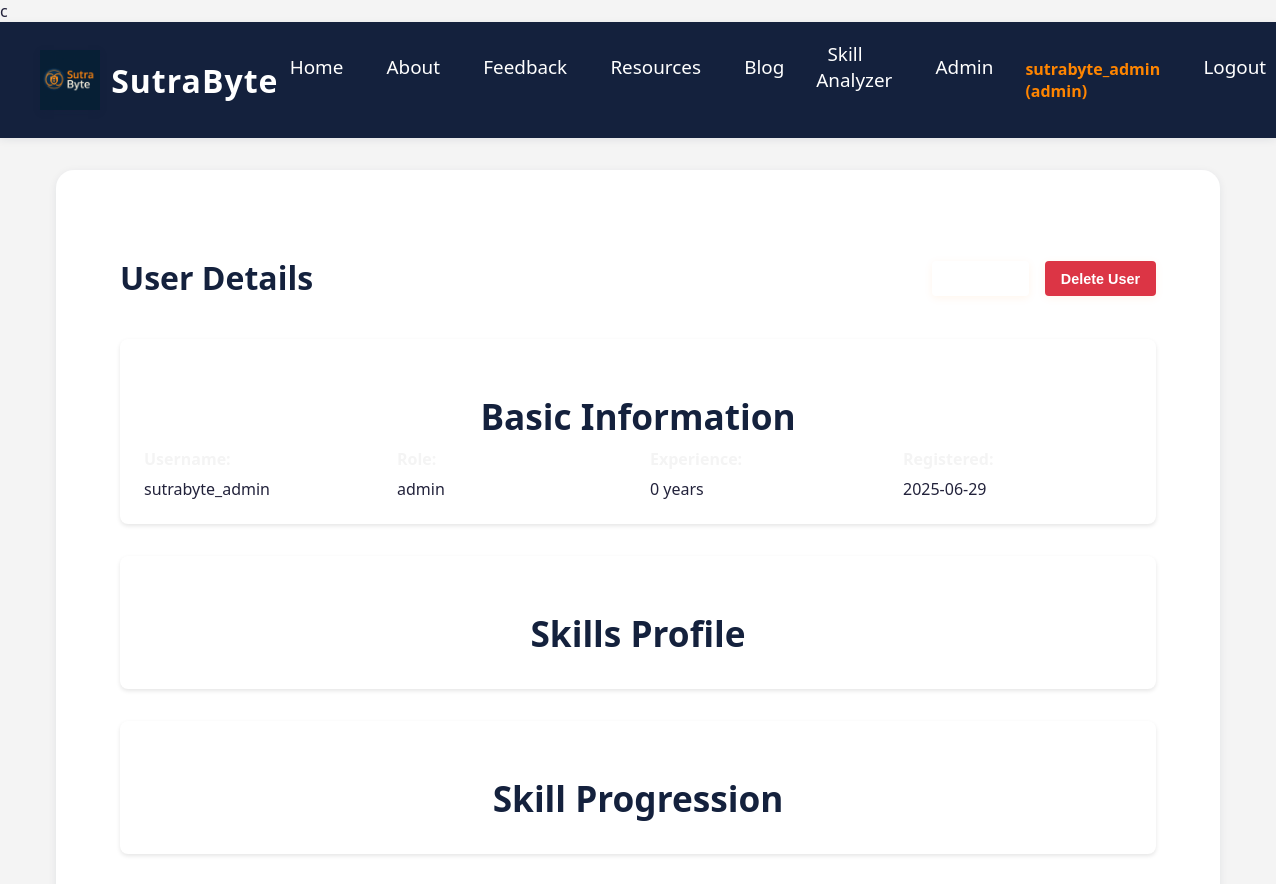
The app's page /admin/users/1 (signed in, upper part), older data.
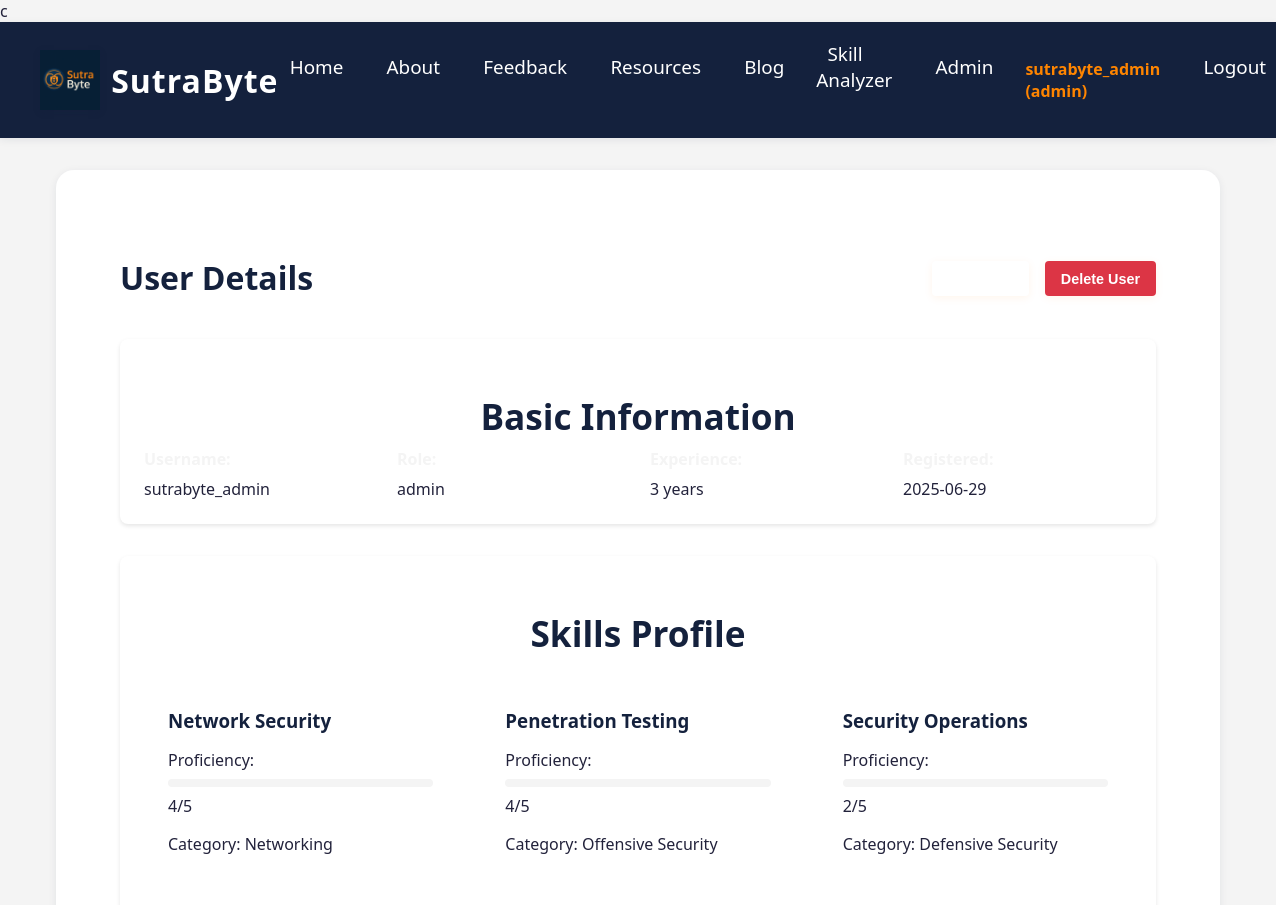
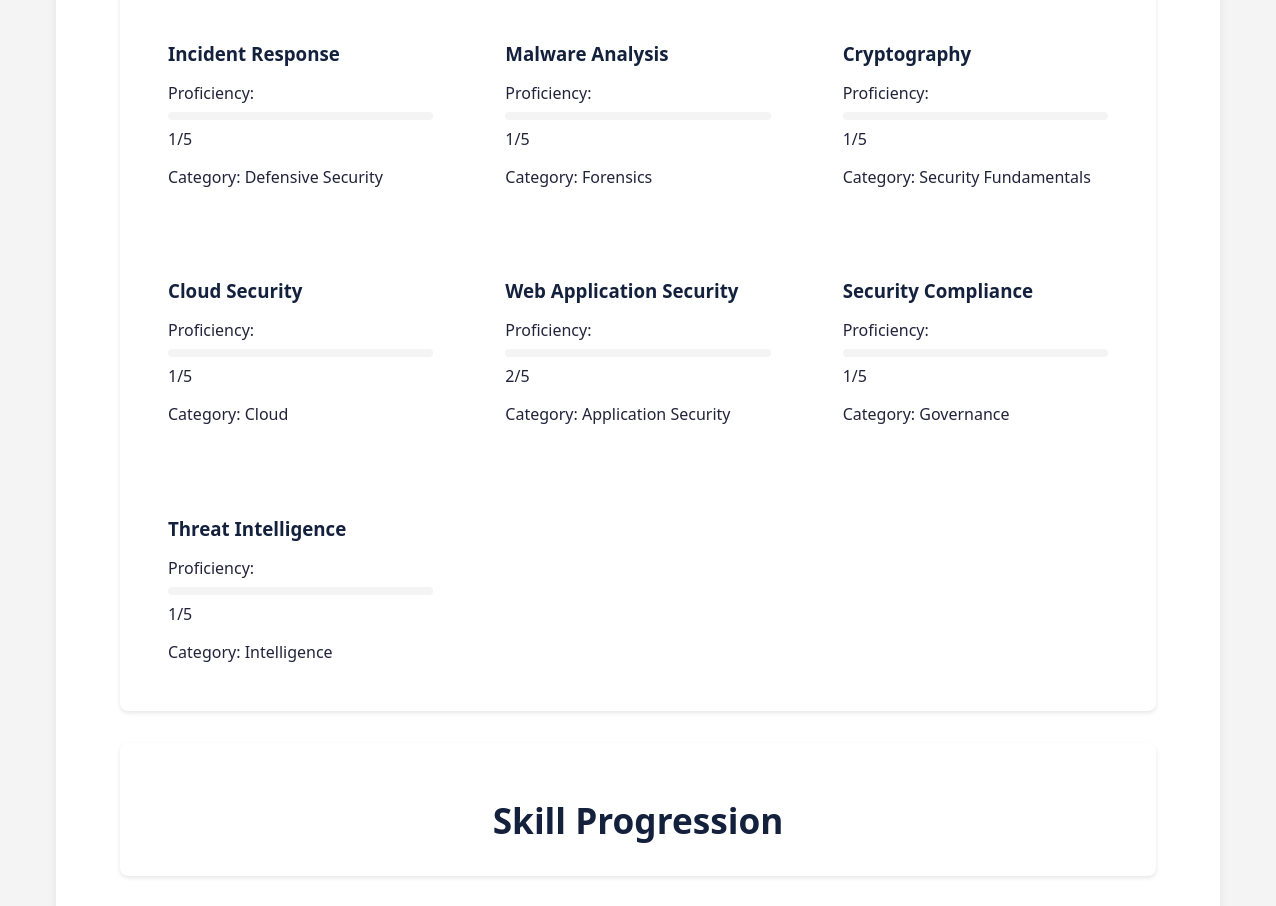
The same page, newer data (2 pictures, top to bottom).
### app.py (models this page shows, shortened)
class User(db.Model, UserMixin):
    id = db.Column(db.Integer, primary_key=True)
    username = db.Column(db.String(80), unique=True, nullable=False)
    email = db.Column(db.String(120), unique=True, nullable=False)
    password_hash = db.Column(db.String(128), nullable=False)
    role = db.Column(db.String(20), nullable=False, default='student')
    registered_on = db.Column(db.DateTime, default=datetime.utcnow)
    skills = db.relationship('UserSkill', backref='user', lazy=True)
    experience = db.Column(db.Integer, default=0)  # Years of experience

class UserSkill(db.Model):
    id = db.Column(db.Integer, primary_key=True)
    user_id = db.Column(db.Integer, db.ForeignKey('user.id'), nullable=False)
    skill_id = db.Column(db.Integer, db.ForeignKey('skill.id'), nullable=False)
    proficiency = db.Column(db.Integer, default=1)  # 1-5 scale
    skill = db.relationship('Skill', backref='users')

class Skill(db.Model):
    id = db.Column(db.Integer, primary_key=True)
    name = db.Column(db.String(50), unique=True, nullable=False)
    category = db.Column(db.String(50), nullable=False)  # e.g., 'Cybersecurity', 'Networking', etc.
    description = db.Column(db.Text)

### app.py (the view)
@app.route('/admin/users/<int:user_id>')
@login_required
def admin_user_details(user_id):
    if current_user.role != 'admin':
        flash('Access denied. Admin privileges required.', 'error')
        return redirect(url_for('index'))
    user = User.query.get_or_404(user_id)
    user_skills = UserSkill.query.filter_by(user_id=user_id).all()
    skill_progressions = SkillProgression.query.filter_by(user_id=user_id).all()
    user_certifications = UserCertification.query.filter_by(user_id=user_id).all()
    return render_template('admin/user_details.html',
                         user=user,
                         user_skills=user_skills,
                         skill_progressions=skill_progressions,
                         user_certifications=user_certifications)

### app.py (called while the page is built)
@login_manager.user_loader
def load_user(user_id):
    return User.query.get(int(user_id))

### templates/admin/user_details.html (shortened to what this page needs)
{% extends "base.html" %}
{% block content %}
<div class="user-details">
    <div class="page-header">
        <h1>User Details</h1>
        <div class="header-actions">
            <a href="{{ url_for('admin_edit_user', user_id=user.id) }}" class="btn btn-edit">Edit User</a>
            <button onclick="deleteUser({{ user.id }})" class="btn btn-delete">Delete User</button>
        </div>
    </div>
    <section class="info-section">
        <h2>Basic Information</h2>
        <div class="info-grid">
            <div class="info-item">
                <label>Username:</label>
                <span>{{ user.username }}</span>
            </div>
            <div class="info-item">
                <label>Role:</label>
                <span>{{ user.role }}</span>
            </div>
            <div class="info-item">
                <label>Experience:</label>
                <span>{{ user.experience }} years</span>
            </div>
            <div class="info-item">
                <label>Registered:</label>
                <span>{{ user.registered_on.strftime('%Y-%m-%d') }}</span>
            </div>
        </div>
    </section>
    <section class="skills-section">
        <h2>Skills Profile</h2>
        <div class="skills-grid">
            {% for user_skill in user_skills %}
            <div class="skill-card">
                <h3>{{ user_skill.skill.name }}</h3>
                <div class="skill-details">
                    <div class="proficiency">
                        <label>Proficiency:</label>
                        <div class="proficiency-bar">
                            <div class="proficiency-level" style="width: {{ user_skill.proficiency * 20 }}%"></div>
                        </div>
                        <span>{{ user_skill.proficiency }}/5</span>
                    </div>
                    <div class="skill-category">
                        <label>Category:</label>
                        <span>{{ user_skill.skill.category }}</span>
                    </div>
                </div>
            </div>
            {% endfor %}
        </div>
    </section>
    <section class="progression-section">
        <h2>Skill Progression</h2>
    </section>
</div>
{% endblock %}

### templates/base.html (shortened to what this page needs)
<!DOCTYPE html>
<html lang="en">
<head>
    <link rel="stylesheet" href="{{ url_for('static', filename='style.css') }}">
    <link rel="stylesheet" href="https://cdnjs.cloudflare.com/ajax/libs/font-awesome/6.4.0/css/all.min.css">
</head>
<body>
    <header>
        <nav class="navbar">
            <a href="/" class="logo">
                <img src="{{ url_for('static', filename='sutra-byte-logo1.png') }}" alt="SutraByte Logo" height="60">
                <span>SutraByte</span>
            </a>
            <ul class="nav-links">
                <li><a href="/">Home</a></li>
                <li><a href="/about">About</a></li>
                <li><a href="/feedback">Feedback</a></li>
                {% if current_user.is_authenticated %}
                    <li><a href="/resources">Resources</a></li>
                    <li><a href="/blog">Blog</a></li>
                    <li><a href="{{ url_for('skill_analyzer') }}">Skill Analyzer</a></li>
                    {% if current_user.role == 'admin' %}
                        <li><a href="/admin">Admin</a></li>
                    {% endif %}
                    <li><span style="color:var(--saffron);font-weight:600;">{{ current_user.username }} ({{ current_user.role }})</span></li>
                    <li><a href="{{ url_for('logout') }}">Logout</a></li>
                {% else %}
                    <li><a href="{{ url_for('login') }}">Login</a></li>
                    <li><a href="{{ url_for('register') }}">Register</a></li>
                {% endif %}
            </ul>
        </nav>
    </header>
    <main>
        {% block content %}{% endblock %}
    </main>
</body>
</html>

Row changes from the older to the newer data that the page shows:
changed User "sutrabyte_admin": experience "0" → "3"
added UserSkill: skill.name "Network Security", proficiency "4", skill.category "Networking"
added UserSkill: skill.name "Penetration Testing", proficiency "4", skill.category "Offensive Security"
added UserSkill: skill.name "Security Operations", proficiency "2", skill.category "Defensive Security"
added UserSkill: skill.name "Incident Response", proficiency "1", skill.category "Defensive Security"
added UserSkill: skill.name "Malware Analysis", proficiency "1", skill.category "Forensics"
added UserSkill: skill.name "Cryptography", proficiency "1", skill.category "Security Fundamentals"
added UserSkill: skill.name "Cloud Security", proficiency "1", skill.category "Cloud"
added UserSkill: skill.name "Web Application Security", proficiency "2", skill.category "Application Security"
added UserSkill: skill.name "Security Compliance", proficiency "1", skill.category "Governance"
added UserSkill: skill.name "Threat Intelligence", proficiency "1", skill.category "Intelligence"
